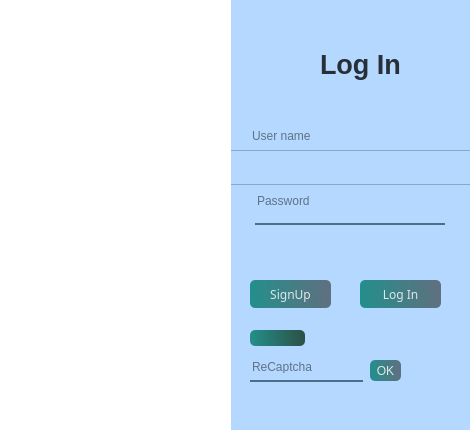
<?xml version="1.0" encoding="UTF-8"?>
<ui version="4.0">
 <class>Login</class>
 <widget class="QWidget" name="Login">
  <property name="geometry">
   <rect>
    <x>0</x>
    <y>0</y>
    <width>470</width>
    <height>430</height>
   </rect>
  </property>
  <property name="windowTitle">
   <string>Login</string>
  </property>
  <property name="windowIcon">
   <iconset>
    <normaloff>:/eyeimage/logonomy-1687629985334.jpeg</normaloff>:/eyeimage/logonomy-1687629985334.jpeg</iconset>
  </property>
  <property name="styleSheet">
   <string notr="true">QWidget:background-color(0,0,0,0);</string>
  </property>
  <widget class="QWidget" name="widget" native="true">
   <property name="geometry">
    <rect>
     <x>-40</x>
     <y>-30</y>
     <width>531</width>
     <height>500</height>
    </rect>
   </property>
   <property name="layoutDirection">
    <enum>Qt::LeftToRight</enum>
   </property>
   <property name="styleSheet">
    <string notr="true"/>
   </property>
   <widget class="QLabel" name="label">
    <property name="geometry">
     <rect>
      <x>40</x>
      <y>30</y>
      <width>280</width>
      <height>430</height>
     </rect>
    </property>
    <property name="styleSheet">
     <string notr="true">background-color:rgba(0,0,0,80);
border-top-left-radius: 50px;</string>
    </property>
    <property name="text">
     <string/>
    </property>
    <property name="pixmap">
     <pixmap>:/Loginimage/pxfuel.jpg</pixmap>
    </property>
   </widget>
   <widget class="QLabel" name="label_2">
    <property name="geometry">
     <rect>
      <x>270</x>
      <y>30</y>
      <width>240</width>
      <height>430</height>
     </rect>
    </property>
    <property name="styleSheet">
     <string notr="true">background-color:#b4d8ff;
</string>
    </property>
    <property name="text">
     <string/>
    </property>
   </widget>
   <widget class="QLabel" name="LoginLogo">
    <property name="geometry">
     <rect>
      <x>360</x>
      <y>69</y>
      <width>141</width>
      <height>51</height>
     </rect>
    </property>
    <property name="font">
     <font>
      <pointsize>20</pointsize>
      <bold>true</bold>
     </font>
    </property>
    <property name="styleSheet">
     <string notr="true">color:rgba(0,0,0,200);</string>
    </property>
    <property name="text">
     <string>Log In</string>
    </property>
   </widget>
   <widget class="QLineEdit" name="usernameinput">
    <property name="geometry">
     <rect>
      <x>290</x>
      <y>150</y>
      <width>190</width>
      <height>40</height>
     </rect>
    </property>
    <property name="styleSheet">
     <string notr="true">background-color:rgba(0,0,0,0);
border:none;
border-bottom: 2px solid rgba(46,82,101,200);
color:rgba(0,0,0,240);
padding-bottom:7px;</string>
    </property>
    <property name="placeholderText">
     <string>User name</string>
    </property>
   </widget>
   <widget class="QLineEdit" name="passwordinput">
    <property name="geometry">
     <rect>
      <x>295</x>
      <y>215</y>
      <width>190</width>
      <height>40</height>
     </rect>
    </property>
    <property name="styleSheet">
     <string notr="true">background-color:rgba(0,0,0,0);
border:none;
border-bottom: 2px solid rgba(46,82,101,200);
color:rgba(0,0,0,240);
padding-bottom:7px;</string>
    </property>
    <property name="echoMode">
     <enum>QLineEdit::Password</enum>
    </property>
    <property name="placeholderText">
     <string>Password</string>
    </property>
   </widget>
   <widget class="QPushButton" name="LoginButton">
    <property name="geometry">
     <rect>
      <x>400</x>
      <y>310</y>
      <width>81</width>
      <height>28</height>
     </rect>
    </property>
    <property name="font">
     <font>
      <family>Segoe MDL2 Assets</family>
      <pointsize>9</pointsize>
      <bold>false</bold>
     </font>
    </property>
    <property name="styleSheet">
     <string notr="true">


QPushButton#LoginButton{
background-color: qlineargradient(spread:pad,x1:0,y1:0.505682,x2:1,y2:0.477,stop:0 rgba(11,131,120,219),stop:1 rgba(85,98,112,226));
color:rgba(255,255,255,210);
border-radius:5px;
}
QPushButton#LoginButton:hover{
background-color: qlineargradient(spread:pad,x1:0,y1:0.505682,x2:1,y2:0.477,stop:0 rgba(150,123,111,219),stop:1 rgba(85,81,84,226));

}
QPushButton#LoginButton:pressed{
padding-left:5px;
padding-top:5px;
background-color: rgba(150,123,111,255);

}</string>
    </property>
    <property name="text">
     <string>Log In</string>
    </property>
   </widget>
   <widget class="QPushButton" name="SignUpButton">
    <property name="geometry">
     <rect>
      <x>290</x>
      <y>310</y>
      <width>81</width>
      <height>28</height>
     </rect>
    </property>
    <property name="font">
     <font>
      <family>Segoe MDL2 Assets</family>
      <pointsize>9</pointsize>
      <bold>false</bold>
     </font>
    </property>
    <property name="styleSheet">
     <string notr="true">QPushButton#SignUpButton{
background-color: qlineargradient(spread:pad,x1:0,y1:0.505682,x2:1,y2:0.477,stop:0 rgba(11,131,120,219),stop:1 rgba(85,98,112,226));
color:rgba(255,255,255,210);
border-radius:5px;
}
QPushButton#SignUpButton:hover{
background-color: qlineargradient(spread:pad,x1:0,y1:0.505682,x2:1,y2:0.477,stop:0 rgba(150,123,111,219),stop:1 rgba(85,81,84,226));

}
QPushButton#SignUpButton:pressed{
padding-left:5px;
padding-top:5px;
background-color: rgba(150,123,111,255);

}
</string>
    </property>
    <property name="text">
     <string>SignUp</string>
    </property>
   </widget>
   <widget class="QLabel" name="errorlable">
    <property name="geometry">
     <rect>
      <x>470</x>
      <y>160</y>
      <width>20</width>
      <height>20</height>
     </rect>
    </property>
    <property name="font">
     <font>
      <pointsize>10</pointsize>
      <bold>true</bold>
     </font>
    </property>
    <property name="styleSheet">
     <string notr="true">color:red;
</string>
    </property>
    <property name="text">
     <string/>
    </property>
   </widget>
   <widget class="QLabel" name="errorlable_2">
    <property name="geometry">
     <rect>
      <x>470</x>
      <y>230</y>
      <width>20</width>
      <height>20</height>
     </rect>
    </property>
    <property name="font">
     <font>
      <pointsize>10</pointsize>
      <bold>true</bold>
     </font>
    </property>
    <property name="styleSheet">
     <string notr="true">color:red;
</string>
    </property>
    <property name="text">
     <string/>
    </property>
   </widget>
   <widget class="QLabel" name="Captcha">
    <property name="geometry">
     <rect>
      <x>290</x>
      <y>360</y>
      <width>55</width>
      <height>16</height>
     </rect>
    </property>
    <property name="font">
     <font>
      <pointsize>6</pointsize>
     </font>
    </property>
    <property name="cursor">
     <cursorShape>ForbiddenCursor</cursorShape>
    </property>
    <property name="styleSheet">
     <string notr="true">background-color: qlineargradient(spread:pad,x1:0,y1:0.505682,x2:1,y2:0.477,stop:0 rgba(11,131,120,219),stop:1 rgba(45,80,70,255));
color:rgba(255,255,255,210);
border-radius:5px;</string>
    </property>
    <property name="text">
     <string/>
    </property>
   </widget>
   <widget class="QLineEdit" name="Recaptcha">
    <property name="geometry">
     <rect>
      <x>290</x>
      <y>390</y>
      <width>113</width>
      <height>22</height>
     </rect>
    </property>
    <property name="styleSheet">
     <string notr="true">background-color:rgba(0,0,0,0);
border:none;
border-bottom: 2px solid rgba(46,82,101,200);
color:rgba(0,0,0,240);
padding-bottom:7px;</string>
    </property>
    <property name="placeholderText">
     <string>ReCaptcha</string>
    </property>
   </widget>
   <widget class="QPushButton" name="RECAPTCHAOK">
    <property name="geometry">
     <rect>
      <x>410</x>
      <y>390</y>
      <width>31</width>
      <height>21</height>
     </rect>
    </property>
    <property name="styleSheet">
     <string notr="true">


QPushButton#RECAPTCHAOK{
background-color: qlineargradient(spread:pad,x1:0,y1:0.505682,x2:1,y2:0.477,stop:0 rgba(11,131,120,219),stop:1 rgba(85,98,112,226));
color:rgba(255,255,255,210);
border-radius:5px;
}
QPushButton#RECAPTCHAOK:hover{
background-color: qlineargradient(spread:pad,x1:0,y1:0.505682,x2:1,y2:0.477,stop:0 rgba(150,123,111,219),stop:1 rgba(85,81,84,226));

}
QPushButton#RECAPTCHAOK:pressed{
padding-left:5px;
padding-top:5px;
background-color: rgba(150,123,111,255);

}</string>
    </property>
    <property name="text">
     <string>OK</string>
    </property>
   </widget>
   <widget class="QListWidget" name="SuggestionList">
    <property name="geometry">
     <rect>
      <x>270</x>
      <y>180</y>
      <width>241</width>
      <height>35</height>
     </rect>
    </property>
    <property name="styleSheet">
     <string notr="true">background-color:#b4d8ff;
</string>
    </property>
   </widget>
   <widget class="QPushButton" name="Seepasswordbutton">
    <property name="geometry">
     <rect>
      <x>470</x>
      <y>220</y>
      <width>21</width>
      <height>28</height>
     </rect>
    </property>
    <property name="styleSheet">
     <string notr="true">background-color: transparent;
border : none;</string>
    </property>
    <property name="text">
     <string/>
    </property>
    <property name="icon">
     <iconset>
      <normaloff>:/eyeimage/pngwing.com.png</normaloff>
      <normalon>:/eyeimage/pngwing.com.png</normalon>:/eyeimage/pngwing.com.png</iconset>
    </property>
   </widget>
   <widget class="QLabel" name="usericon">
    <property name="geometry">
     <rect>
      <x>273</x>
      <y>155</y>
      <width>21</width>
      <height>20</height>
     </rect>
    </property>
    <property name="text">
     <string/>
    </property>
    <property name="pixmap">
     <pixmap>:/Loginimage/pngwin.com</pixmap>
    </property>
   </widget>
   <widget class="QLabel" name="passwordicon">
    <property name="geometry">
     <rect>
      <x>273</x>
      <y>218</y>
      <width>20</width>
      <height>31</height>
     </rect>
    </property>
    <property name="text">
     <string/>
    </property>
    <property name="pixmap">
     <pixmap>:/Loginimage/pngwing.com(1).png</pixmap>
    </property>
   </widget>
   <widget class="QPushButton" name="telegramlink">
    <property name="geometry">
     <rect>
      <x>60</x>
      <y>410</y>
      <width>61</width>
      <height>28</height>
     </rect>
    </property>
    <property name="cursor">
     <cursorShape>PointingHandCursor</cursorShape>
    </property>
    <property name="styleSheet">
     <string notr="true">color:blue;
background-color:rgba(0,0,0,0);</string>
    </property>
    <property name="text">
     <string>click here</string>
    </property>
   </widget>
   <widget class="QLabel" name="label_3">
    <property name="geometry">
     <rect>
      <x>40</x>
      <y>30</y>
      <width>231</width>
      <height>431</height>
     </rect>
    </property>
    <property name="styleSheet">
     <string notr="true">background-color: rgb(255, 255, 255);</string>
    </property>
    <property name="text">
     <string/>
    </property>
   </widget>
   <widget class="QLabel" name="status_text_label">
    <property name="geometry">
     <rect>
      <x>370</x>
      <y>30</y>
      <width>51</width>
      <height>51</height>
     </rect>
    </property>
    <property name="styleSheet">
     <string notr="true"/>
    </property>
    <property name="text">
     <string/>
    </property>
   </widget>
  </widget>
 </widget>
 <resources/>
 <connections/>
</ui>
